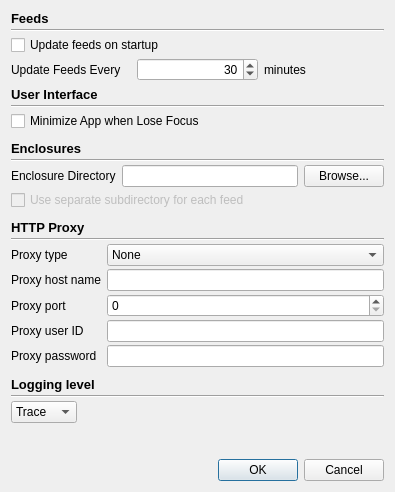
<?xml version="1.0" encoding="UTF-8"?>
<ui version="4.0">
 <class>PrefsDlg</class>
 <widget class="QDialog" name="PrefsDlg">
  <property name="geometry">
   <rect>
    <x>0</x>
    <y>0</y>
    <width>395</width>
    <height>492</height>
   </rect>
  </property>
  <property name="windowTitle">
   <string>Preferences</string>
  </property>
  <property name="windowIcon">
   <iconset resource="PyRssReader.qrc">
    <normaloff>:/RssReader/Resources/RssReader.ico</normaloff>:/RssReader/Resources/RssReader.ico</iconset>
  </property>
  <layout class="QVBoxLayout" name="verticalLayout">
   <property name="spacing">
    <number>3</number>
   </property>
   <item>
    <widget class="QLabel" name="label_12">
     <property name="font">
      <font>
       <pointsize>10</pointsize>
       <italic>false</italic>
       <bold>true</bold>
      </font>
     </property>
     <property name="text">
      <string>Feeds</string>
     </property>
    </widget>
   </item>
   <item>
    <widget class="Line" name="line_5">
     <property name="orientation">
      <enum>Qt::Orientation::Horizontal</enum>
     </property>
    </widget>
   </item>
   <item>
    <layout class="QHBoxLayout" name="horizontalLayout_5">
     <item>
      <widget class="QCheckBox" name="updateOnStartCheckbox">
       <property name="text">
        <string>Update feeds on startup</string>
       </property>
      </widget>
     </item>
     <item>
      <spacer name="horizontalSpacer_2">
       <property name="orientation">
        <enum>Qt::Orientation::Horizontal</enum>
       </property>
       <property name="sizeHint" stdset="0">
        <size>
         <width>40</width>
         <height>20</height>
        </size>
       </property>
      </spacer>
     </item>
    </layout>
   </item>
   <item>
    <layout class="QHBoxLayout" name="horizontalLayout">
     <item>
      <widget class="QLabel" name="label">
       <property name="text">
        <string>Update Feeds Every</string>
       </property>
      </widget>
     </item>
     <item>
      <widget class="QSpinBox" name="intervalSpin">
       <property name="alignment">
        <set>Qt::AlignmentFlag::AlignRight|Qt::AlignmentFlag::AlignTrailing|Qt::AlignmentFlag::AlignVCenter</set>
       </property>
       <property name="minimum">
        <number>1</number>
       </property>
       <property name="maximum">
        <number>9999</number>
       </property>
       <property name="value">
        <number>30</number>
       </property>
      </widget>
     </item>
     <item>
      <widget class="QLabel" name="label_2">
       <property name="text">
        <string>minutes</string>
       </property>
      </widget>
     </item>
    </layout>
   </item>
   <item>
    <spacer name="verticalSpacer_5">
     <property name="orientation">
      <enum>Qt::Orientation::Vertical</enum>
     </property>
     <property name="sizeHint" stdset="0">
      <size>
       <width>20</width>
       <height>10</height>
      </size>
     </property>
    </spacer>
   </item>
   <item>
    <widget class="QLabel" name="label_11">
     <property name="font">
      <font>
       <pointsize>10</pointsize>
       <bold>true</bold>
      </font>
     </property>
     <property name="text">
      <string>User Interface</string>
     </property>
    </widget>
   </item>
   <item>
    <widget class="Line" name="line_4">
     <property name="orientation">
      <enum>Qt::Orientation::Horizontal</enum>
     </property>
    </widget>
   </item>
   <item>
    <layout class="QHBoxLayout" name="horizontalLayout_3">
     <item>
      <widget class="QCheckBox" name="minimizeOnFocusOutCheckbox">
       <property name="text">
        <string>Minimize App when Lose Focus</string>
       </property>
      </widget>
     </item>
     <item>
      <spacer name="horizontalSpacer">
       <property name="orientation">
        <enum>Qt::Orientation::Horizontal</enum>
       </property>
       <property name="sizeHint" stdset="0">
        <size>
         <width>40</width>
         <height>20</height>
        </size>
       </property>
      </spacer>
     </item>
    </layout>
   </item>
   <item>
    <spacer name="verticalSpacer_2">
     <property name="orientation">
      <enum>Qt::Orientation::Vertical</enum>
     </property>
     <property name="sizeHint" stdset="0">
      <size>
       <width>20</width>
       <height>13</height>
      </size>
     </property>
    </spacer>
   </item>
   <item>
    <widget class="QLabel" name="label_5">
     <property name="font">
      <font>
       <pointsize>10</pointsize>
       <bold>true</bold>
      </font>
     </property>
     <property name="text">
      <string>Enclosures</string>
     </property>
    </widget>
   </item>
   <item>
    <widget class="Line" name="line">
     <property name="orientation">
      <enum>Qt::Orientation::Horizontal</enum>
     </property>
    </widget>
   </item>
   <item>
    <layout class="QHBoxLayout" name="horizontalLayout_2">
     <item>
      <widget class="QLabel" name="label_3">
       <property name="text">
        <string>Enclosure Directory</string>
       </property>
      </widget>
     </item>
     <item>
      <widget class="QLineEdit" name="directoryLineEdit"/>
     </item>
     <item>
      <widget class="QPushButton" name="browseButton">
       <property name="text">
        <string>Browse...</string>
       </property>
      </widget>
     </item>
    </layout>
   </item>
   <item>
    <widget class="QCheckBox" name="useEnclosureSubdirectories">
     <property name="enabled">
      <bool>false</bool>
     </property>
     <property name="text">
      <string>Use separate subdirectory for each feed</string>
     </property>
    </widget>
   </item>
   <item>
    <spacer name="verticalSpacer_4">
     <property name="orientation">
      <enum>Qt::Orientation::Vertical</enum>
     </property>
     <property name="sizeHint" stdset="0">
      <size>
       <width>20</width>
       <height>14</height>
      </size>
     </property>
    </spacer>
   </item>
   <item>
    <widget class="QLabel" name="label_6">
     <property name="font">
      <font>
       <pointsize>10</pointsize>
       <bold>true</bold>
      </font>
     </property>
     <property name="text">
      <string>HTTP Proxy</string>
     </property>
    </widget>
   </item>
   <item>
    <widget class="Line" name="line_2">
     <property name="orientation">
      <enum>Qt::Orientation::Horizontal</enum>
     </property>
    </widget>
   </item>
   <item>
    <layout class="QFormLayout" name="formLayout">
     <property name="verticalSpacing">
      <number>3</number>
     </property>
     <item row="0" column="0">
      <widget class="QLabel" name="label_7">
       <property name="text">
        <string>Proxy type</string>
       </property>
      </widget>
     </item>
     <item row="0" column="1">
      <widget class="QComboBox" name="proxyTypeCombo">
       <item>
        <property name="text">
         <string>None</string>
        </property>
       </item>
       <item>
        <property name="text">
         <string>Socks5</string>
        </property>
       </item>
       <item>
        <property name="text">
         <string>HTML</string>
        </property>
       </item>
       <item>
        <property name="text">
         <string>HTML Cached</string>
        </property>
       </item>
      </widget>
     </item>
     <item row="1" column="0">
      <widget class="QLabel" name="label_10">
       <property name="text">
        <string>Proxy host name</string>
       </property>
      </widget>
     </item>
     <item row="1" column="1">
      <widget class="QLineEdit" name="proxyHostnameLineEdit"/>
     </item>
     <item row="3" column="0">
      <widget class="QLabel" name="label_8">
       <property name="text">
        <string>Proxy port</string>
       </property>
      </widget>
     </item>
     <item row="3" column="1">
      <widget class="QSpinBox" name="proxyPortSpinBox">
       <property name="maximum">
        <number>99999</number>
       </property>
      </widget>
     </item>
     <item row="4" column="0">
      <widget class="QLabel" name="label_9">
       <property name="text">
        <string>Proxy user ID</string>
       </property>
      </widget>
     </item>
     <item row="4" column="1">
      <widget class="QLineEdit" name="proxyUserIdLineEdit"/>
     </item>
     <item row="5" column="0">
      <widget class="QLabel" name="label_13">
       <property name="text">
        <string>Proxy password</string>
       </property>
      </widget>
     </item>
     <item row="5" column="1">
      <widget class="QLineEdit" name="proxyPasswordLineEdit">
       <property name="echoMode">
        <enum>QLineEdit::EchoMode::Password</enum>
       </property>
      </widget>
     </item>
    </layout>
   </item>
   <item>
    <spacer name="verticalSpacer_3">
     <property name="orientation">
      <enum>Qt::Orientation::Vertical</enum>
     </property>
     <property name="sizeHint" stdset="0">
      <size>
       <width>20</width>
       <height>13</height>
      </size>
     </property>
    </spacer>
   </item>
   <item>
    <widget class="QLabel" name="label_4">
     <property name="font">
      <font>
       <pointsize>10</pointsize>
       <bold>true</bold>
      </font>
     </property>
     <property name="text">
      <string>Logging level</string>
     </property>
    </widget>
   </item>
   <item>
    <widget class="Line" name="line_3">
     <property name="orientation">
      <enum>Qt::Orientation::Horizontal</enum>
     </property>
    </widget>
   </item>
   <item>
    <layout class="QHBoxLayout" name="horizontalLayout_4">
     <item>
      <widget class="QComboBox" name="loggingLevelComboBox">
       <property name="currentIndex">
        <number>0</number>
       </property>
       <item>
        <property name="text">
         <string>Trace</string>
        </property>
       </item>
       <item>
        <property name="text">
         <string>Debug</string>
        </property>
       </item>
       <item>
        <property name="text">
         <string>Info</string>
        </property>
       </item>
       <item>
        <property name="text">
         <string>Warn</string>
        </property>
       </item>
       <item>
        <property name="text">
         <string>Error</string>
        </property>
       </item>
       <item>
        <property name="text">
         <string>Fatal</string>
        </property>
       </item>
       <item>
        <property name="text">
         <string>None</string>
        </property>
       </item>
      </widget>
     </item>
     <item>
      <spacer name="horizontalSpacer_3">
       <property name="orientation">
        <enum>Qt::Orientation::Horizontal</enum>
       </property>
       <property name="sizeHint" stdset="0">
        <size>
         <width>40</width>
         <height>20</height>
        </size>
       </property>
      </spacer>
     </item>
    </layout>
   </item>
   <item>
    <spacer name="verticalSpacer">
     <property name="orientation">
      <enum>Qt::Orientation::Vertical</enum>
     </property>
     <property name="sizeHint" stdset="0">
      <size>
       <width>20</width>
       <height>40</height>
      </size>
     </property>
    </spacer>
   </item>
   <item>
    <widget class="QDialogButtonBox" name="buttonBox">
     <property name="standardButtons">
      <set>QDialogButtonBox::StandardButton::Cancel|QDialogButtonBox::StandardButton::Ok</set>
     </property>
    </widget>
   </item>
  </layout>
 </widget>
 <layoutdefault spacing="6" margin="11"/>
 <resources>
  <include location="PyRssReader.qrc"/>
 </resources>
 <connections>
  <connection>
   <sender>buttonBox</sender>
   <signal>rejected()</signal>
   <receiver>PrefsDlg</receiver>
   <slot>reject()</slot>
   <hints>
    <hint type="sourcelabel">
     <x>111</x>
     <y>48</y>
    </hint>
    <hint type="destinationlabel">
     <x>111</x>
     <y>34</y>
    </hint>
   </hints>
  </connection>
  <connection>
   <sender>buttonBox</sender>
   <signal>accepted()</signal>
   <receiver>PrefsDlg</receiver>
   <slot>accept()</slot>
   <hints>
    <hint type="sourcelabel">
     <x>111</x>
     <y>48</y>
    </hint>
    <hint type="destinationlabel">
     <x>111</x>
     <y>34</y>
    </hint>
   </hints>
  </connection>
 </connections>
</ui>
